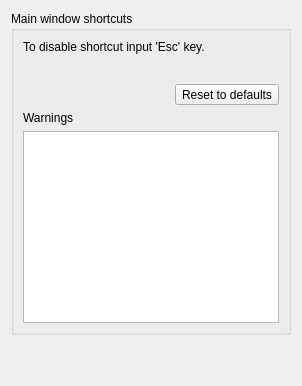
     <widget class="QWidget" name="tab_shortcuts">
      <attribute name="title">
       <string>Shortcuts</string>
      </attribute>
      <layout class="QVBoxLayout" name="vBoxLayout_tab_shortcuts">
       <item>
        <widget class="QGroupBox" name="groupBox_main_window_shortcuts">
         <property name="sizePolicy">
          <sizepolicy hsizetype="Preferred" vsizetype="Preferred">
           <horstretch>0</horstretch>
           <verstretch>0</verstretch>
          </sizepolicy>
         </property>
         <property name="layoutDirection">
          <enum>Qt::LayoutDirection::LeftToRight</enum>
         </property>
         <property name="title">
          <string>Main window shortcuts</string>
         </property>
         <property name="alignment">
          <set>Qt::AlignmentFlag::AlignLeading|Qt::AlignmentFlag::AlignLeft|Qt::AlignmentFlag::AlignTop</set>
         </property>
         <layout class="QVBoxLayout" name="verticalLayout_groupBox_mainWindowShortcuts">
          <property name="sizeConstraint">
           <enum>QLayout::SizeConstraint::SetMinimumSize</enum>
          </property>
          <item>
           <widget class="QLabel" name="label_shortcutsInstructions">
            <property name="text">
             <string>To disable shortcut input 'Esc' key.</string>
            </property>
            <property name="alignment">
             <set>Qt::AlignmentFlag::AlignLeading|Qt::AlignmentFlag::AlignLeft|Qt::AlignmentFlag::AlignTop</set>
            </property>
           </widget>
          </item>
          <item>
           <widget class="QFrame" name="frame_shortcuts">
            <layout class="QGridLayout" name="gridLayout_groupBox_shortcuts">
             <property name="horizontalSpacing">
              <number>20</number>
             </property>
            </layout>
           </widget>
          </item>
          <item alignment="Qt::AlignmentFlag::AlignRight">
           <widget class="QToolButton" name="toolButton_resetMainWindowShortcuts">
            <property name="text">
             <string>Reset to defaults</string>
            </property>
           </widget>
          </item>
          <item>
           <widget class="QLabel" name="label_shortcutWarnings">
            <property name="visible">
             <bool>false</bool>
            </property>
            <property name="text">
             <string>Warnings</string>
            </property>
            <property name="wordWrap">
             <bool>true</bool>
            </property>
           </widget>
          </item>
          <item>
           <widget class="QListWidget" name="listWidget_shortcutWarnings">
            <property name="visible">
             <bool>false</bool>
            </property>
            <property name="focusPolicy">
             <enum>Qt::FocusPolicy::NoFocus</enum>
            </property>
            <property name="selectionMode">
             <enum>QAbstractItemView::SelectionMode::NoSelection</enum>
            </property>
            <property name="wordWrap">
             <bool>true</bool>
            </property>
           </widget>
          </item>
         </layout>
        </widget>
       </item>
       <item>
        <spacer name="verticalSpacer_shortcuts">
         <property name="orientation">
          <enum>Qt::Orientation::Vertical</enum>
         </property>
         <property name="sizeHint" stdset="0">
          <size>
           <width>20</width>
           <height>40</height>
          </size>
         </property>
        </spacer>
       </item>
      </layout>
     </widget>
